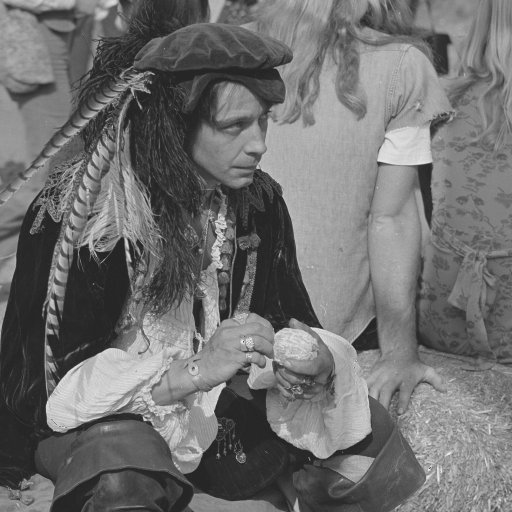
#> input picture Codigos/Clase 4/imagen1.jpg, 512 x 512 px, found by its file name
$ jupyter execute 'Catálogo1.ipynb'   (shell and % lines are left out)
#> lines starting #> are read from the running program, lines starting #| are printed output that depends on the picture; after the words box and inside, x2 and y2 are one past the last pixel; in counts of white or black regions, pixels touching at a corner belong together
# Preguntas del catálogo

## Pregunta #1

[cell 1]
print("Hola")

[cell 2]
display('hola')

## Pregunta #2

[cell 3]
import cv2
import numpy as np
import matplotlib.pyplot as plt

[cell 4]
# Leer la imagen original
A = cv2.imread('imagen1.jpg')
#> A is the input picture: shape (512, 512, 3); min 36, max 241, mean 111.6
A = cv2.cvtColor(A, cv2.COLOR_BGR2RGB)  # Convertir la imagen de BGR a RGB para mostrar correctamente con Matplotlib

# Mostrar la imagen original
plt.subplot(3, 1, 1)
plt.imshow(A)
plt.title('Imagen original')
plt.axis('off')

# Incorporar ruido sal y pimienta
def add_salt_and_pepper_noise(image, amount):
#> called with amount = 0.05
    noisy = image.copy()
    # Generar ruido
    num_salt = np.ceil(amount * image.size * 0.5)
#> num_salt = 19661
    num_pepper = np.ceil(amount * image.size * 0.5)
#> num_pepper = 19661

    # Añadir sal (pixeles blancos)
    coords = [np.random.randint(0, i - 1, int(num_salt)) for i in image.shape]
    noisy[coords[0], coords[1], :] = 1

    # Añadir pimienta (pixeles negros)
    coords = [np.random.randint(0, i - 1, int(num_pepper)) for i in image.shape]
    noisy[coords[0], coords[1], :] = 0
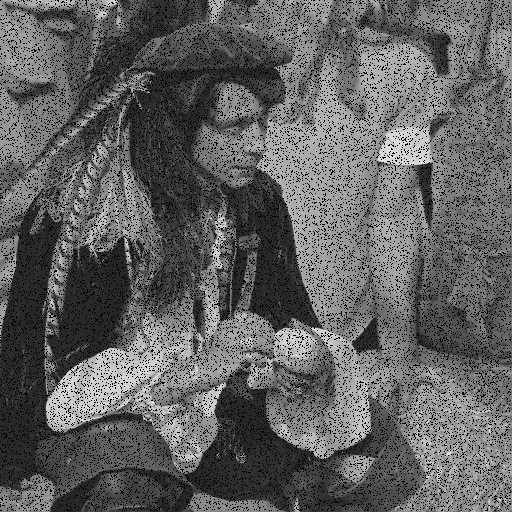
#> noisy: shape (512, 512, 3); min 0, max 241, mean 96.1
    return noisy

Y = add_salt_and_pepper_noise(A, 0.05)

# Mostrar la imagen con ruido sal y pimienta
plt.subplot(3, 1, 2)
plt.imshow(Y)
plt.title('Imagen con ruido sal y pimienta')
plt.axis('off')

# Eliminar ruido con un filtro de mediana
Z = cv2.medianBlur(Y, 3)
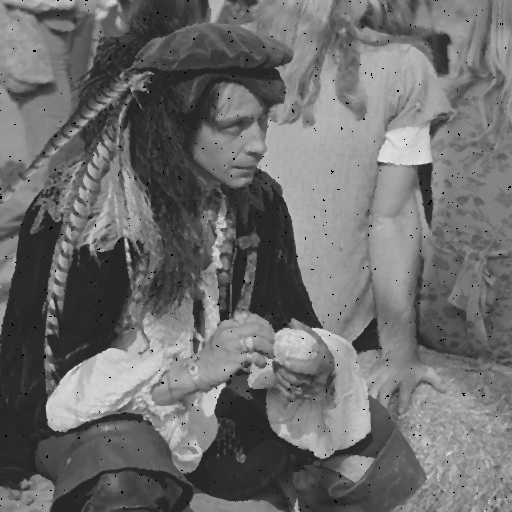
#> Z: shape (512, 512, 3); min 0, max 226, mean 108.9

# Mostrar la imagen limpiada
plt.subplot(3, 1, 3)
plt.imshow(Z)
plt.title('Imagen limpiada')
plt.axis('off')

plt.show()
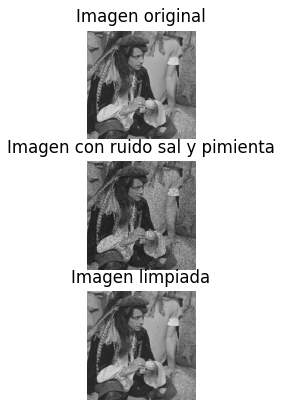
#> figure drawn by matplotlib, 3 panels

[cell 5]
# Leer la imagen original
A = cv2.imread('imagen4.jpg')
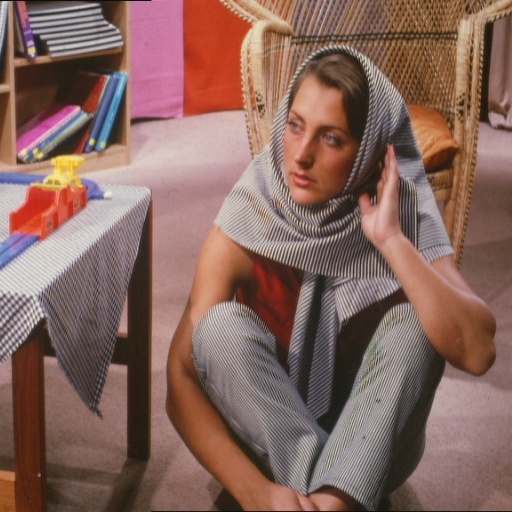
#> input picture Codigos/Clase 4/imagen4.jpg, 512 x 512 px, found by its file name
#> A is the input picture: shape (512, 512, 3); mean B, G, R 93.5, 102.1, 134.6
A_rgb = cv2.cvtColor(A, cv2.COLOR_BGR2RGB)  # Convertir de BGR a RGB para mostrar correctamente con Matplotlib

# Obtener las dimensiones de la imagen
height, width, channels = A.shape
#> height = 512; width = 512; channels = 3

# Mostrar la imagen original
plt.subplot(1, 2, 1)
plt.imshow(A_rgb)
plt.title('Imagen original')
plt.axis('off')

# Transformación a escala de grises
B = cv2.cvtColor(A, cv2.COLOR_BGR2GRAY)

# Mostrar la imagen en escala de grises
plt.subplot(1, 2, 2)
plt.imshow(B, cmap='gray')
plt.title('Imagen en escala de grises')
plt.axis('off')

plt.show()

[cell 6]
# Leer la imagen original
A = cv2.imread('imagen2.jpg')
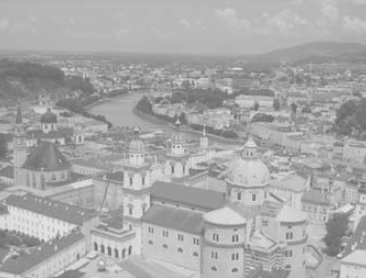
#> input picture Codigos/Clase 4/imagen2.jpg, 366 x 278 px, found by its file name
#> A is the input picture: shape (278, 366, 3); min 101, max 231, mean 168.2
A_rgb = cv2.cvtColor(A, cv2.COLOR_BGR2RGB)  # Convertir de BGR a RGB para mostrar correctamente con Matplotlib

# Mostrar la imagen original
plt.subplot(1, 2, 1)
plt.imshow(A_rgb)
plt.title('Imagen original')
plt.axis('off')

# Mejorar el contraste de la imagen usando el método de ecualización de histograma
A_gray = cv2.cvtColor(A, cv2.COLOR_BGR2GRAY)
B = cv2.equalizeHist(A_gray)
#> B: shape (278, 366)

# Mostrar la imagen con contraste mejorado
plt.subplot(1, 2, 2)
plt.imshow(B, cmap='gray')
plt.title('Imagen con contraste mejorado')
plt.axis('off')

plt.show()

[cell 7]
# Leer la imagen original
A = cv2.imread('imagen1.jpg')
A_rgb = cv2.cvtColor(A, cv2.COLOR_BGR2RGB)  # Convertir de BGR a RGB para mostrar correctamente con Matplotlib

# Mostrar la imagen original
plt.subplot(1, 2, 1)
plt.imshow(A_rgb)
plt.title('Imagen original')
plt.axis('off')

# Redimensionar la imagen al tamaño [256, 256]
B = cv2.resize(A_rgb, (256, 256))
#> B: shape (256, 256, 3)

# Mostrar la imagen redimensionada
plt.subplot(1, 2, 2)
plt.imshow(B)
plt.title('Imagen redimensionada')
plt.axis('off')

plt.show()

[cell 8]
# Leer la imagen original
A = cv2.imread('imagen1.jpg')
A_rgb = cv2.cvtColor(A, cv2.COLOR_BGR2RGB)  # Convertir de BGR a RGB para mostrar correctamente con Matplotlib

# Mostrar la imagen original
plt.subplot(1, 2, 1)
plt.imshow(A_rgb)
plt.title('Imagen original')
plt.axis('off')

# Redimensionar la imagen al tamaño [256, 256]
B = cv2.resize(A_rgb, (128, 256))
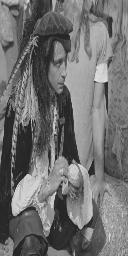
#> B: shape (256, 128, 3); min 37, max 225, mean 111.8

# Mostrar la imagen redimensionada
plt.subplot(1, 2, 2)
plt.imshow(B)
plt.title('Imagen redimensionada')
plt.axis('off')

plt.show()

[cell 9]
# Leer la imagen original
A = cv2.imread('imagen1.jpg')
A_rgb = cv2.cvtColor(A, cv2.COLOR_BGR2RGB)  # Convertir de BGR a RGB para mostrar correctamente con Matplotlib

# Mostrar la imagen original
plt.subplot(1, 2, 1)
plt.imshow(A_rgb)
plt.title('Imagen original')
plt.axis('off')

# Obtener las dimensiones de la imagen
(h, w) = A_rgb.shape[:2]
#> h = 512; w = 512

# Calcular el centro de la imagen
center = (w // 2, h // 2)
#> center = (256, 256)

# Generar la matriz de transformación para rotar la imagen 45 grados
M = cv2.getRotationMatrix2D(center, 45, 1.0)

# Aplicar la rotación
B = cv2.warpAffine(A_rgb, M, (w, h))
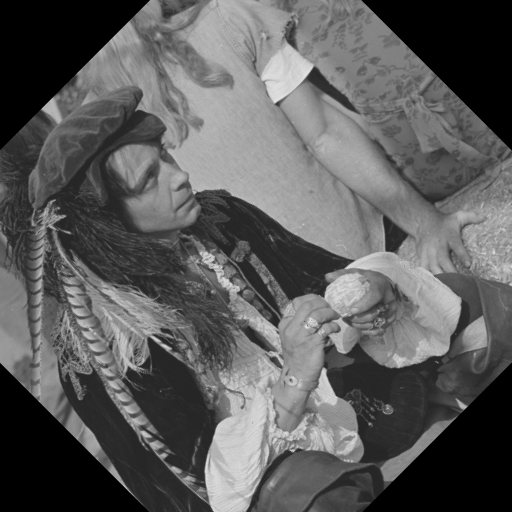
#> B: shape (512, 512, 3); min 0, max 236, mean 92.1

# Mostrar la imagen rotada
plt.subplot(1, 2, 2)
plt.imshow(B)
plt.title('Imagen rotada')
plt.axis('off')

plt.show()

[cell 10]
# Leer la imagen original
A = cv2.imread('imagen3.jpg')
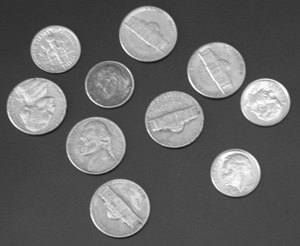
#> input picture Codigos/Clase 4/imagen3.jpg, 300 x 246 px, found by its file name
#> A is the input picture: shape (246, 300, 3); min 20, max 255, mean 103
A_rgb = cv2.cvtColor(A, cv2.COLOR_BGR2RGB)  # Convertir de BGR a RGB para mostrar correctamente con Matplotlib

# Mostrar la imagen original
plt.subplot(1, 2, 1)
plt.imshow(A_rgb)
plt.title('Imagen original')
plt.axis('off')

# Convertir la imagen a escala de grises
A_gray = cv2.cvtColor(A, cv2.COLOR_BGR2GRAY)
#> A_gray: shape (246, 300)

# Aplicar la detección de bordes usando el algoritmo Canny
B = cv2.Canny(A_gray, 100, 200)
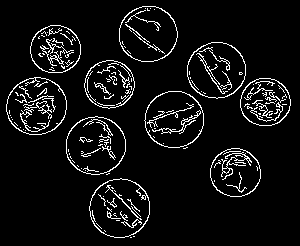
#> B: shape (246, 300); 6.7% white in thin lines or dots, all inside (x1, y1, x2, y2) = (6, 6, 291, 238)

# Mostrar la imagen con bordes resaltados
plt.subplot(1, 2, 2)
plt.imshow(B, cmap='gray')
plt.title('Imagen con bordes resaltados')
plt.axis('off')

plt.show()

[cell 11]
# Leer la imagen original
A = cv2.imread('imagen3.jpg')
A_rgb = cv2.cvtColor(A, cv2.COLOR_BGR2RGB)  # Convertir de BGR a RGB para mostrar correctamente con Matplotlib

# Convertir la imagen a escala de grises
A_gray = cv2.cvtColor(A, cv2.COLOR_BGR2GRAY)

# Calcular el umbral automáticamente usando el método de Otsu
_, B = cv2.threshold(A_gray, 0, 255, cv2.THRESH_BINARY + cv2.THRESH_OTSU)
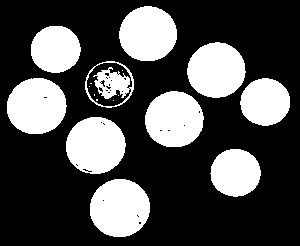
#> B: shape (246, 300); 30.2% white; 17 white regions (7 under 20 px), largest, box (x1, y1, x2, y2) and area: (90, 179, 150, 237) 2747, (66, 117, 126, 174) 2664, (7, 78, 67, 134) 2646

# Mostrar la imagen original
plt.subplot(1, 2, 1)
plt.imshow(A_rgb)
plt.title('Imagen original')
plt.axis('off')

# Mostrar la imagen segmentada
plt.subplot(1, 2, 2)
plt.imshow(B, cmap='gray')
plt.title('Imagen segmentada')
plt.axis('off')

plt.show()
